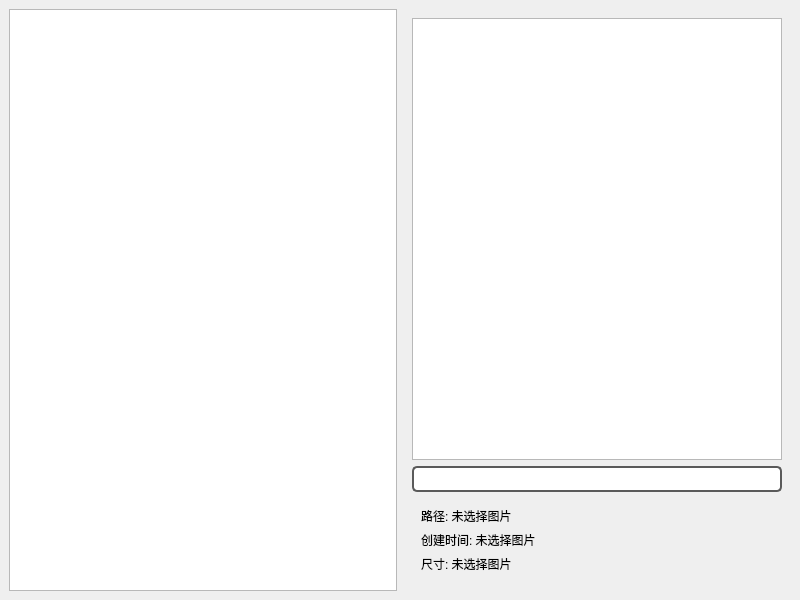
<?xml version="1.0" encoding="UTF-8"?>
<ui version="4.0">
 <class>MainWindow</class>
 <widget class="QMainWindow" name="MainWindow">
  <property name="geometry">
   <rect>
    <x>0</x>
    <y>0</y>
    <width>800</width>
    <height>600</height>
   </rect>
  </property>
  <property name="windowTitle">
   <string>Image Browser</string>
  </property>
  <property name="styleSheet">
   <string notr="true">
    QProgressBar {
        border: 2px solid #5A5A5A;
        border-radius: 5px;
        text-align: center;
    }
    QProgressBar::chunk {
        background-color: #4CAF50;
        width: 10px;
    }
   </string>
  </property>
  <widget class="QWidget" name="centralwidget">
   <layout class="QHBoxLayout">
    <item>
     <widget class="QListView" name="listView">
      <property name="maximumWidth">
       <number>150</number>
      </property>
     </widget>
    </item>
    <item>
     <widget class="QWidget" name="contentWidget">
      <layout class="QVBoxLayout">
       <item>
        <widget class="QListWidget" name="imageGridWidget">
         <property name="iconSize">
          <size>
           <width>128</width>
           <height>128</height>
          </size>
         </property>
         <property name="gridSize">
          <size>
           <width>150</width>
           <height>150</height>
          </size>
         </property>
         <property name="viewMode">
          <enum>QListView::IconMode</enum>
         </property>
         <property name="selectionMode">
          <enum>QAbstractItemView::SingleSelection</enum>
         </property>
         <property name="styleSheet">
          <string notr="true">
           QListWidget::item {
               border: 2px solid transparent; /* 默认无边框 */
               padding: 2px;
           }
           QListWidget::item:selected {
               border: 2px solid #87CEEB; /* 淡蓝色边框 */
               background: rgba(135, 206, 235, 50); /* 淡蓝色背景，半透明 */
           }
          </string>
         </property>
        </widget>
       </item>
       <item>
        <widget class="QProgressBar" name="progressBar">
         <property name="minimum">
          <number>0</number>
         </property>
         <property name="maximum">
          <number>100</number>
         </property>
         <property name="textVisible">
          <bool>true</bool>
         </property>
         <property name="alignment">
          <set>Qt::AlignCenter</set>
         </property>
         <property name="visible">
          <bool>false</bool>
         </property>
        </widget>
       </item>
       <item>
        <widget class="QWidget" name="infoWidget">
         <layout class="QVBoxLayout" name="infoLayout">
          <item>
           <widget class="QLabel" name="pathLabel">
            <property name="text">
             <string>路径: 未选择图片</string>
            </property>
           </widget>
          </item>
          <item>
           <widget class="QLabel" name="creationTimeLabel">
            <property name="text">
             <string>创建时间: 未选择图片</string>
            </property>
           </widget>
          </item>
          <item>
           <widget class="QLabel" name="sizeLabel">
            <property name="text">
             <string>尺寸: 未选择图片</string>
            </property>
           </widget>
          </item>
         </layout>
        </widget>
       </item>
      </layout>
     </widget>
    </item>
   </layout>
  </widget>
 </widget>
</ui>
